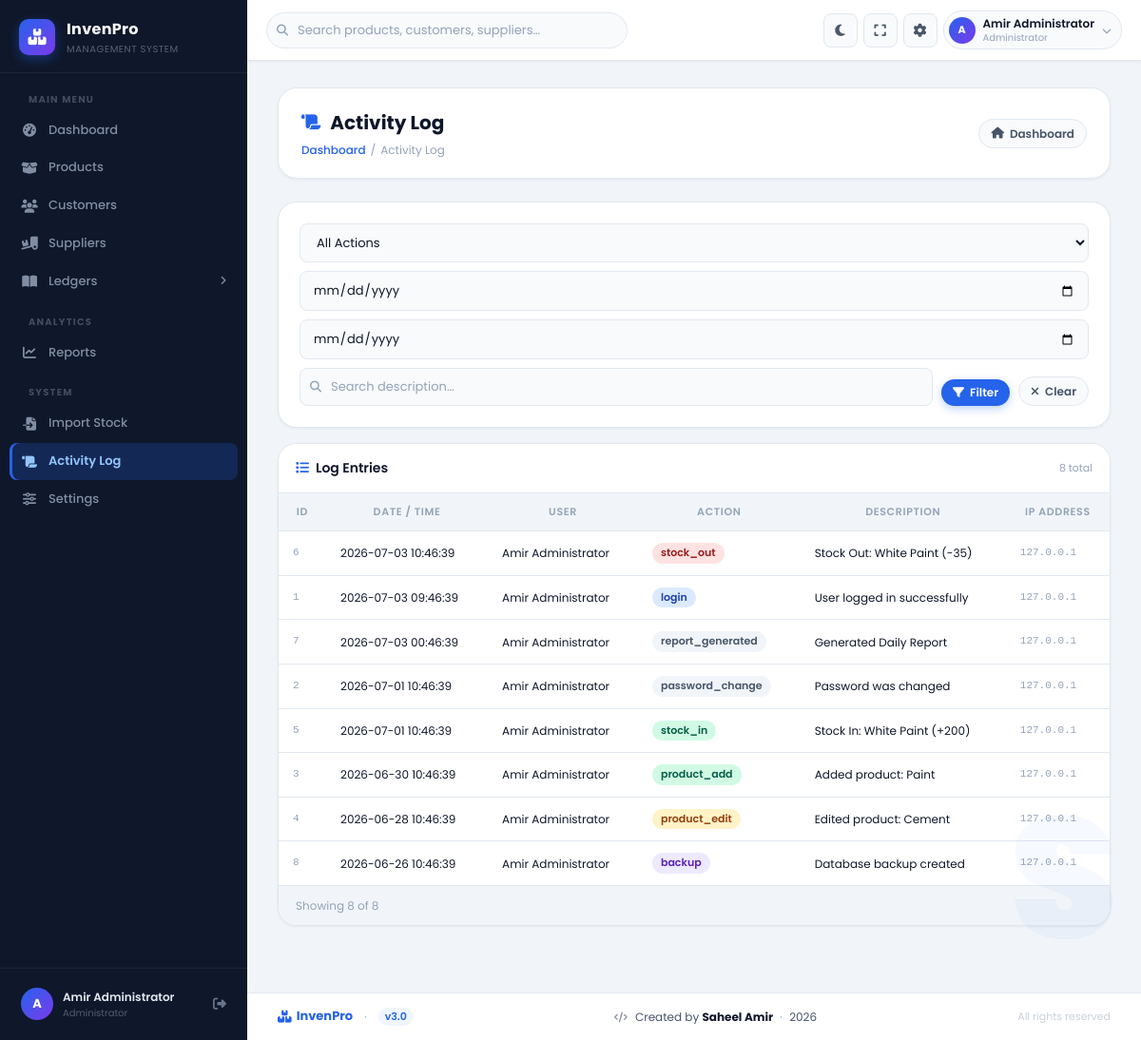
The app's page /activity_logs/index.php (signed in) with its own data.
### tables this page shows
CREATE TABLE activity_logs (
    id INT PRIMARY KEY AUTO_INCREMENT,
    user_id INT DEFAULT NULL,
    action VARCHAR(100) NOT NULL,
    description TEXT DEFAULT '',
    ip_address VARCHAR(45) DEFAULT '',
    user_agent TEXT DEFAULT '',
    created_at DATETIME DEFAULT CURRENT_TIMESTAMP,
    FOREIGN KEY (user_id) REFERENCES users(id) ON DELETE SET NULL,
    INDEX idx_log_user (user_id),
    INDEX idx_log_action (action),
    INDEX idx_log_created (created_at)
);

CREATE TABLE users (
    id INT PRIMARY KEY AUTO_INCREMENT,
    username VARCHAR(50) NOT NULL UNIQUE,
    password_hash VARCHAR(255) NOT NULL,
    full_name VARCHAR(100) NOT NULL,
    email VARCHAR(100) DEFAULT '',
    role VARCHAR(20) DEFAULT 'admin',
    dark_mode BOOLEAN DEFAULT FALSE,
    created_at DATETIME DEFAULT CURRENT_TIMESTAMP,
    updated_at DATETIME DEFAULT CURRENT_TIMESTAMP ON UPDATE CURRENT_TIMESTAMP
);

### includes/functions.php (called while the page is built, shortened)
<?php
function get_setting($key, $default = '') {
    static $settings = null;
    if ($settings === null) {
        $db = getDB();
        $result = $db->query("SELECT setting_key, setting_value FROM settings");
        $settings = [];
        while ($row = $result->fetch_assoc()) {
            $settings[$row['setting_key']] = $row['setting_value'];
        }
    }
    return $settings[$key] ?? $default;
}

### activity_logs/index.php (the view, shortened to what this page needs)
<?php
require_once __DIR__.'/../includes/functions.php';
$db=getDB();
$af=$_GET['action_filter']??''; $df=$_GET['date_from']??''; $dt=$_GET['date_to']??''; $sr=$_GET['search']??'';
$pg=isset($_GET['page'])?(int)$_GET['page']:1;
$lim=(int)(get_setting('rows_per_page')?:25); $off=($pg-1)*$lim;
$w='WHERE 1=1'; $p=[]; $tp='';
$cs=$db->prepare("SELECT COUNT(*) total FROM activity_logs $w");
if($p) $cs->bind_param($tp,...$p); $cs->execute();
$total=$cs->get_result()->fetch_assoc()['total']; $cs->close();
$ls=$db->prepare("SELECT l.*,u.full_name fn FROM activity_logs l LEFT JOIN users u ON l.user_id=u.id $w ORDER BY l.created_at DESC LIMIT $lim OFFSET $off");
$ls->execute();
$logs=$ls->get_result()->fetch_all(MYSQLI_ASSOC); $ls->close(); $db->close();
require __DIR__.'/../includes/header.php';
?>
<div class="main-content">
<div class="page-header">
  <div class="page-header-left">
    <h1><i class="fa-solid fa-scroll"></i> Activity Log</h1>
    <div class="breadcrumb"><a href="<?php echo APP_URL; ?>/dashboard.php">Dashboard</a><span class="sep">/</span><span>Activity Log</span></div>
  </div>
  <div class="header-actions">
    <a href="<?php echo APP_URL; ?>/dashboard.php" class="btn btn-secondary btn-sm"><i class="fa-solid fa-house"></i> Dashboard</a>
  </div>
</div>
<div class="card filter-card" style="margin-bottom:16px;">
  <form method="GET" class="filter-form">
    <select name="action_filter" class="form-control" style="min-width:160px;">
      <option value="">All Actions</option>
    </select>
    <input type="date" name="date_from" class="form-control" value="<?php echo htmlspecialchars($df); ?>" style="min-width:130px;">
    <input type="date" name="date_to"   class="form-control" value="<?php echo htmlspecialchars($dt); ?>" style="min-width:130px;">
    <div class="input-wrap" style="flex:1;min-width:180px;">
      <input type="text" name="search" class="form-control" placeholder="Search description…" value="<?php echo htmlspecialchars($sr); ?>">
    </div>
    <button type="submit" class="btn btn-primary btn-sm"><i class="fa-solid fa-filter"></i> Filter</button>
    <a href="index.php" class="btn btn-secondary btn-sm"><i class="fa-solid fa-xmark"></i> Clear</a>
  </form>
</div>
<div class="table-card">
  <div class="table-toolbar">
    <div class="table-toolbar-title"><i class="fa-solid fa-list"></i> Log Entries</div>
    <div class="table-toolbar-actions"><span style="font-size:11px;color:var(--text-3);"><?php echo number_format($total); ?> total</span></div>
  </div>
  <div class="tbl-scroll">
    <table>
      <thead><tr><th style="width:50px;">ID</th><th>Date / Time</th><th>User</th><th>Action</th><th>Description</th><th>IP Address</th></tr></thead>
      <tbody>
        <?php if(empty($logs)): ?>
        <tr class="empty-row"><td colspan="6">No log entries found.</td></tr>
        <?php else: foreach($logs as $log):
          $a=strtolower($log['action']);
          if(strpos($a,'login')!==false&&strpos($a,'logout')===false) $bc='login';
          elseif(strpos($a,'logout')!==false) $bc='logout';
          elseif(strpos($a,'add')!==false||strpos($a,'create')!==false||strpos($a,'in')!==false) $bc='create';
          elseif(strpos($a,'edit')!==false||strpos($a,'update')!==false||strpos($a,'settings')!==false) $bc='update';
          elseif(strpos($a,'delete')!==false||strpos($a,'out')!==false) $bc='delete';
          elseif(strpos($a,'backup')!==false||strpos($a,'export')!==false) $bc='export';
          else $bc='default';
        ?>
        <tr>
          <td style="color:var(--text-3);font-family:var(--mono);font-size:11px;"><?php echo $log['id']; ?></td>
          <td style="white-space:nowrap;font-size:12px;"><?php echo htmlspecialchars($log['created_at']); ?></td>
          <td style="font-size:12px;"><?php echo htmlspecialchars($log['fn']??'System'); ?></td>
          <td><span class="action-badge <?php echo $bc; ?>"><?php echo htmlspecialchars($log['action']); ?></span></td>
          <td style="max-width:280px;font-size:12px;"><?php echo htmlspecialchars($log['description']); ?></td>
          <td style="font-family:var(--mono);font-size:11px;color:var(--text-3);"><?php echo htmlspecialchars($log['ip_address']); ?></td>
        </tr>
        <?php endforeach; endif; ?>
      </tbody>
    </table>
  </div>
  <div class="table-footer">
    <div class="table-info">Showing <?php echo count($logs); ?> of <?php echo number_format($total); ?></div>
  </div>
</div>
</div>
<?php require __DIR__.'/../includes/footer.php'; ?>

### includes/header.php (shortened to what this page needs)
<!DOCTYPE html>
<html lang="en">
<head>
  <link rel="stylesheet" href="https://cdnjs.cloudflare.com/ajax/libs/font-awesome/6.5.0/css/all.min.css">
  <link rel="stylesheet" href="<?php echo APP_URL; ?>/css/style.css">
</head>
<?php
  $isDark = !empty($_SESSION['dark_mode']);
?>
<body<?php echo $isDark?' class="dark-mode"':'';?>>
<div class="app-layout">
<?php require __DIR__.'/sidebar.php'; ?>
<div class="main-area">
<div class="top-nav">
  <div class="global-search-wrap">
    <input type="text" id="quickSearchInput"
           placeholder="Search products, customers, suppliers…"
           autocomplete="off" aria-label="Global search">
  </div>
  <div class="topbar-right">
    <button class="icon-btn" id="themeToggle" title="Toggle theme">
      <i class="fa-solid fa-moon" id="themeIcon"></i>
    </button>
    <button class="icon-btn" id="fullscreenBtn" title="Fullscreen">
      <i class="fa-solid fa-expand"></i>
    </button>
    <a href="<?php echo APP_URL; ?>/settings/index.php" class="icon-btn" title="Settings">
      <i class="fa-solid fa-gear"></i>
    </a>
    <div class="user-menu">
      <div class="user-menu-btn" id="userMenuBtn">
        <div class="user-avatar-sm"><?php echo strtoupper(substr($_SESSION['full_name']??'U',0,1)); ?></div>
        <div style="line-height:1.3;">
          <div class="user-name-text"><?php echo htmlspecialchars($_SESSION['full_name']??'User'); ?></div>
          <div class="user-role-text">Administrator</div>
        </div>
        <i class="fa-solid fa-chevron-down user-chevron"></i>
      </div>
    </div>
  </div>
</div>

### includes/sidebar.php (shortened to what this page needs)
<?php
$curPath = $_SERVER['REQUEST_URI'] ?? '';
function isActive($p){ global $curPath; return strpos($curPath,$p)!==false ? 'active' : ''; }
?>
<nav class="sidebar" id="sidebar">
  <div class="sidebar-header">
    <div class="logo-wrap">
      <div class="logo-icon-box"><i class="fa-solid fa-boxes-stacked"></i></div>
      <div>
        <div class="logo-text">InvenPro</div>
        <div class="logo-sub">Management System</div>
      </div>
    </div>
  </div>
  <ul class="sidebar-menu">
    <li class="sidebar-section-label">Main Menu</li>
    <li>
      <a href="<?php echo APP_URL; ?>/dashboard.php"
         class="nav-item <?php echo isActive('/dashboard'); ?>">
        <i class="nav-icon fa-solid fa-gauge-high"></i>
        <span>Dashboard</span>
      </a>
    </li>
    <li>
      <a href="<?php echo APP_URL; ?>/products/index.php"
         class="nav-item <?php echo isActive('/products'); ?>">
        <i class="nav-icon fa-solid fa-box-open"></i>
        <span>Products</span>
      </a>
    </li>
    <li>
      <a href="<?php echo APP_URL; ?>/customers/index.php"
         class="nav-item <?php echo isActive('/customers'); ?>">
        <i class="nav-icon fa-solid fa-users"></i>
        <span>Customers</span>
      </a>
    </li>
    <li>
      <a href="<?php echo APP_URL; ?>/suppliers/index.php"
         class="nav-item <?php echo isActive('/suppliers'); ?>">
        <i class="nav-icon fa-solid fa-truck-ramp-box"></i>
        <span>Suppliers</span>
      </a>
    </li>
    <li class="has-submenu <?php echo isActive('/ledger') ? 'open' : ''; ?>">
      <a href="#" class="nav-item <?php echo isActive('/ledger'); ?>">
        <i class="nav-icon fa-solid fa-book-open"></i>
        <span>Ledgers</span>
      </a>
    </li>
    <li class="sidebar-section-label">Analytics</li>
    <li>
      <a href="<?php echo APP_URL; ?>/reports/index.php"
         class="nav-item <?php echo isActive('/reports'); ?>">
        <i class="nav-icon fa-solid fa-chart-line"></i>
        <span>Reports</span>
      </a>
    </li>
    <li class="sidebar-section-label">System</li>
    <li>
      <a href="<?php echo APP_URL; ?>/tools/import_products.php"
         class="nav-item <?php echo isActive('/import_products'); ?>">
        <i class="nav-icon fa-solid fa-file-import"></i>
        <span>Import Stock</span>
      </a>
    </li>
    <li>
      <a href="<?php echo APP_URL; ?>/activity_logs/index.php"
         class="nav-item <?php echo isActive('/activity_logs'); ?>">
        <i class="nav-icon fa-solid fa-scroll"></i>
        <span>Activity Log</span>
      </a>
    </li>
    <li>
      <a href="<?php echo APP_URL; ?>/settings/index.php"
         class="nav-item <?php echo isActive('/settings'); ?>">
        <i class="nav-icon fa-solid fa-sliders"></i>
        <span>Settings</span>
      </a>
    </li>
  </ul>
  <div class="sidebar-footer">
    <div class="sidebar-user">
      <div class="sidebar-avatar">
        <?php echo strtoupper(substr($_SESSION['full_name']??'U',0,1)); ?>
      </div>
      <div style="flex:1;min-width:0;">
        <div class="sidebar-username"><?php echo htmlspecialchars($_SESSION['full_name']??'User'); ?></div>
        <div class="sidebar-role">Administrator</div>
      </div>
      <a href="<?php echo APP_URL; ?>/logout.php"
         style="color:#64748B;font-size:14px;flex-shrink:0;" title="Logout">
        <i class="fa-solid fa-right-from-bracket"></i>
      </a>
    </div>
  </div>
</nav>

### includes/footer.php (shortened to what this page needs)
<footer class="app-footer">
  <div class="app-footer-inner">
    <div class="footer-left">
      <span class="footer-logo"><i class="fa-solid fa-boxes-stacked"></i> InvenPro</span>
      <span class="footer-sep">·</span>
      <span class="footer-version">v3.0</span>
    </div>
    <div class="footer-center">
      <i class="fa-solid fa-code" style="font-size:11px;margin-right:5px;opacity:.6;"></i>
      Created by <strong>Saheel Amir</strong>
      <span class="footer-sep">·</span>
      <span><?php echo date('Y'); ?></span>
    </div>
    <div class="footer-right">
      <span style="font-size:11px;opacity:.5;">All rights reserved</span>
    </div>
  </div>
</footer>
<div class="s-watermark" aria-hidden="true">S</div>
</div>
</div>
</body>
</html>

### records on screen
activity_logs: id "6", created_at "2026-07-03 10:46:39", user.full_name "Amir Administrator", action "stock_out", description "Stock Out: White Paint (-35)", ip_address "127.0.0.1"
activity_logs: id "1", created_at "2026-07-03 09:46:39", user.full_name "Amir Administrator", action "login", description "User logged in successfully", ip_address "127.0.0.1"
activity_logs: id "7", created_at "2026-07-03 00:46:39", user.full_name "Amir Administrator", action "report_generated", description "Generated Daily Report", ip_address "127.0.0.1"
activity_logs: id "2", created_at "2026-07-01 10:46:39", user.full_name "Amir Administrator", action "password_change", description "Password was changed", ip_address "127.0.0.1"
activity_logs: id "5", created_at "2026-07-01 10:46:39", user.full_name "Amir Administrator", action "stock_in", description "Stock In: White Paint (+200)", ip_address "127.0.0.1"
activity_logs: id "3", created_at "2026-06-30 10:46:39", user.full_name "Amir Administrator", action "product_add", description "Added product: Paint", ip_address "127.0.0.1"
activity_logs: id "4", created_at "2026-06-28 10:46:39", user.full_name "Amir Administrator", action "product_edit", description "Edited product: Cement", ip_address "127.0.0.1"
activity_logs: id "8", created_at "2026-06-26 10:46:39", user.full_name "Amir Administrator", action "backup", description "Database backup created", ip_address "127.0.0.1"

### other values on screen
substr($_SESSION['full_name']??'U',0,1) "A"
$_SESSION['full_name'] "Amir Administrator"
$total "8"
count($logs) "8"
